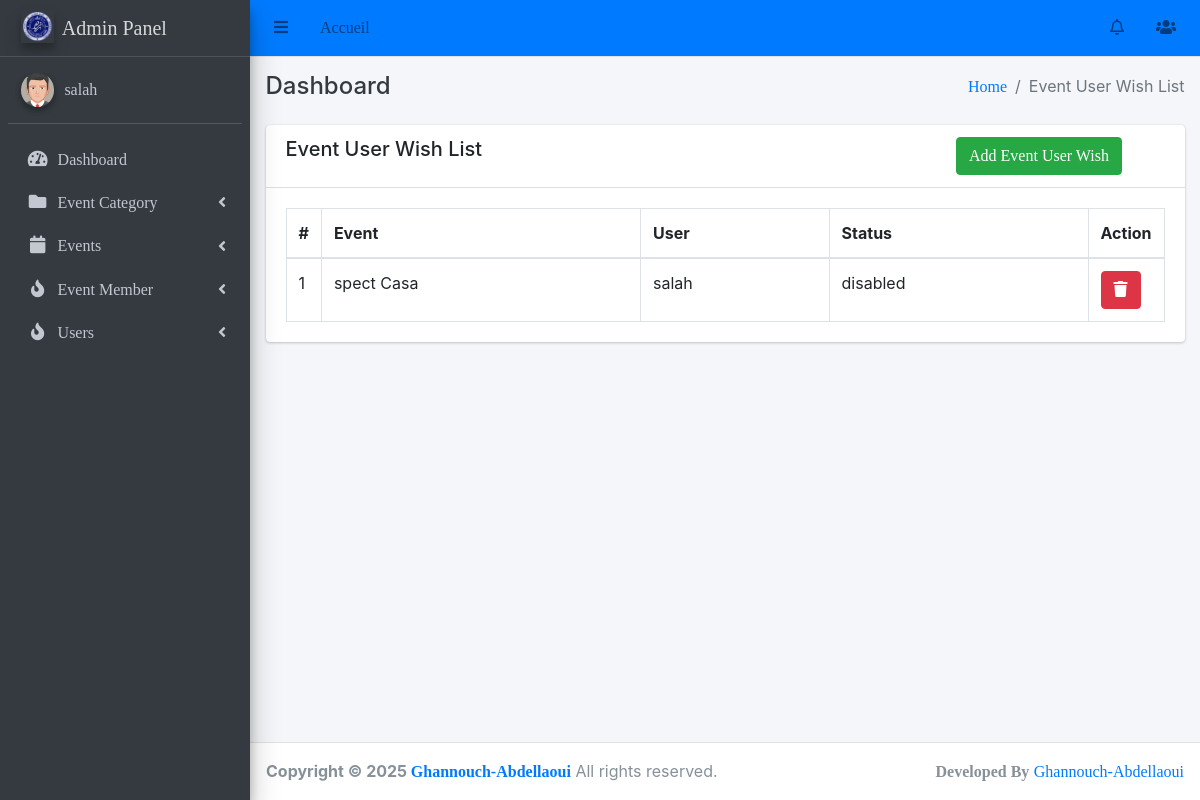
/events/event-wish-list/ (signed in), run on the app's committed database.
### events/models.py (models this page shows, shortened)
class   EventUserWishList(models.Model):
    event = models.ForeignKey(Event, on_delete=models.CASCADE)
    user = models.ForeignKey('auth.User', on_delete=models.CASCADE)
    created_user = models.ForeignKey('auth.User', on_delete=models.CASCADE, related_name='eventwishlist_created_user')
    updated_user = models.ForeignKey('auth.User', on_delete=models.CASCADE, related_name='eventwishlist_updated_user')
    created_date = models.DateField(auto_now_add=True)
    updated_date = models.DateField(auto_now_add=True)
    status_choice = (
        ('disabled', 'Disabled'),
        ('active', 'Active'),
        ('deleted', 'Deleted'),
        ('blocked', 'Blocked'),
        ('completed', 'Completed'),
    )
    status = models.CharField(choices=status_choice, max_length=10)
    class Meta:
        unique_together = ['event', 'user']

class Event(models.Model):
    category = models.ForeignKey(EventCategory, on_delete=models.CASCADE)
    name = models.CharField(max_length=255, unique=True)
    description = RichTextUploadingField()
    job_category = models.ForeignKey(JobCategory, on_delete=models.CASCADE)
    select_scheduled_status = (
        ('yet to scheduled', 'Yet to Scheduled'),
        ('scheduled', 'Scheduled')
    )
    scheduled_status = models.CharField(max_length=25, choices=select_scheduled_status)
    venue = models.CharField(max_length=255)
    start_date = models.DateField()
    end_date = models.DateField()
    location = LocationField()
    maximum_attende = models.PositiveIntegerField()
    created_user = models.ForeignKey('auth.User', on_delete=models.CASCADE, null=True, blank=True, related_name='event_created_user')
    updated_user = models.ForeignKey('auth.User', on_delete=models.CASCADE, blank=True, null=True, related_name='event_updated_user')
    created_date = models.DateField(auto_now_add=True)
    updated_date = models.DateField(auto_now_add=True)
    last_updated = models.DateTimeField(auto_now=True)
    status_choice = (
        ('disabled', 'Disabled'),
        ('active', 'Active'),
        ('deleted', 'Deleted'),
        ('time out', 'Time Out'),
        ('completed', 'Completed'),
        ('cancel', 'Cancel'),
    )
    status = models.CharField(choices=status_choice, max_length=10)
    price = models.DecimalField(max_digits=8, decimal_places=2,null=True)
    ticket = models.OneToOneField(Ticket, on_delete=models.CASCADE, null=True,  blank=True)
    def __str__(self):
        return self.name

### events/views.py (the view)
# urls.py: path('event-wish-list/', EventUserWishListView.as_view(), name='event-wish-list'),
class EventUserWishListView(LoginRequiredMixin, ListView):
    login_url = 'login'
    model = EventUserWishList
    template_name = 'events/event_user_wish_list.html'
    context_object_name = 'eventwish'

### main/templates/events/event_user_wish_list.html (shortened to what this page needs)
{% extends 'base/base.html' %}
{% block breadcrumb %}Event User Wish List{% endblock breadcrumb %}
{% block content %}
    <div class="row">
        <div class="col-md-12">
            <div class="card">
                <div class="card-header">
                    <div class="row">
                        <div class="col-md-9">
                            <h5>Event User Wish List</h5>
                        </div>
                        <div class="col-md-3">
                            <a class="btn btn-success" href="{% url 'admin_events:add-event-wish-user' %}">Add Event User Wish</a>
                        </div>
                    </div>
                </div>
                <div class="card-body">
                    <table class="table table-bordered">
                        <thead>
                          <tr>
                            <th style="width: 10px">#</th>
                            <th>Event</th>
                            <th>User</th>
                            <th>Status</th>
                            <th style="width: 40px">Action</th>
                          </tr>
                        </thead>
                        <tbody>
                            {% for wish in eventwish %}
                                <tr role="row">
                                    <td>{{ forloop.counter }}</td>
                                    <td>{{ wish.event }}</td>
                                    <td>{{ wish.user }}</td>
                                    <td>{{ wish.status }}</td>
                                    <td>
                                        <a class="btn btn-danger" href="{% url 'admin_events:remove-event-user-wish' wish.pk %}">
                                            <i class="fa fa-trash"></i>
                                        </a>
                                    </td>
                                </tr>
                            {% endfor %}
                        </tbody>
                      </table>
                </div>
            </div>
        </div>
    </div>
{% endblock content %}

### main/templates/base/sidebar.html (shortened to what this page needs)
{% load static %}
<aside class="main-sidebar sidebar-dark-primary elevation-4">
    <a href="#" class="brand-link">
      <img src="{% static 'img/logo.png' %}" alt="Logo" class="brand-image elevation-3"
           style="opacity: .8">
          <span class="brand-text font-weight-light">Admin Panel</span>
    </a>
    <div class="sidebar">
      <div class="user-panel mt-3 pb-3 mb-3 d-flex">
        <div class="image">
          <img src="{% static 'img/avatar5.png' %}" class="img-circle elevation-2" alt="User Image">
        </div>
        <div class="info">
          <a href="{% url 'admin_events:list_user' %}" class="d-block">{{request.user}}</a>
        </div>
      </div>
      <nav class="mt-2">
        <ul class="nav nav-pills nav-sidebar flex-column" data-widget="treeview" role="menu" data-accordion="false">
          <li class="nav-item">
            <a href="{% url 'dashboard' %}" class="nav-link">
              <i class="nav-icon fas fa-tachometer-alt"></i>
              <p>
                Dashboard
              </p>
            </a>
          </li>
          <li class="nav-item has-treeview menu-close">
            <a href="#" class="nav-link">
              <i class="nav-icon fas fa-folder"></i>
              <p>
                Event Category
                <i class="right fas fa-angle-left"></i>
              </p>
            </a>
          </li>
          <li class="nav-item has-treeview menu-close">
            <a href="#" class="nav-link">
              <i class="nav-icon fas fa-calendar"></i>
              <p>
                Events
                <i class="right fas fa-angle-left"></i>
              </p>
            </a>
          </li>
          <li class="nav-item has-treeview menu-close">
            <a href="#" class="nav-link">
              <i class="nav-icon fas fa-fire"></i>
              <p>
                Event Member
                <i class="right fas fa-angle-left"></i>
              </p>
            </a>
          </li>
          <li class="nav-item has-treeview menu-close">
            <a href="#" class="nav-link">
              <i class="nav-icon fas fa-fire"></i>
              <p>
                Users
                <i class="right fas fa-angle-left"></i>
              </p>
            </a>
          </li>
        </ul>
      </nav>
    </div>
  </aside>

### data on the page
EventUserWishList: event "spect Casa", user "salah", status "disabled"

### other printed values
{{ request.user }} "salah"
